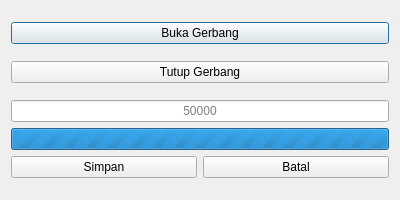
<?xml version="1.0" encoding="UTF-8"?>
<ui version="4.0">
 <class>Dialog</class>
 <widget class="QDialog" name="Dialog">
  <property name="geometry">
   <rect>
    <x>0</x>
    <y>0</y>
    <width>400</width>
    <height>200</height>
   </rect>
  </property>
  <property name="windowTitle">
   <string>Dialog</string>
  </property>
  <layout class="QVBoxLayout" name="verticalLayout_2">
   <item>
    <widget class="QPushButton" name="pushButton_3">
     <property name="text">
      <string>Buka Gerbang</string>
     </property>
    </widget>
   </item>
   <item>
    <widget class="QPushButton" name="pushButton_4">
     <property name="text">
      <string>Tutup Gerbang</string>
     </property>
    </widget>
   </item>
   <item>
    <layout class="QVBoxLayout" name="verticalLayout" stretch="0,1,5">
     <item>
      <widget class="QLineEdit" name="lineEdit">
       <property name="alignment">
        <set>Qt::AlignCenter</set>
       </property>
       <property name="placeholderText">
        <string>50000</string>
       </property>
      </widget>
     </item>
     <item>
      <widget class="QProgressBar" name="progressBar">
       <property name="maximum">
        <number>0</number>
       </property>
       <property name="value">
        <number>0</number>
       </property>
      </widget>
     </item>
     <item>
      <layout class="QHBoxLayout" name="horizontalLayout">
       <item>
        <widget class="QPushButton" name="pushButton">
         <property name="text">
          <string>Simpan</string>
         </property>
        </widget>
       </item>
       <item>
        <widget class="QPushButton" name="pushButton_2">
         <property name="text">
          <string>Batal</string>
         </property>
        </widget>
       </item>
      </layout>
     </item>
    </layout>
   </item>
  </layout>
 </widget>
 <resources/>
 <connections/>
</ui>
